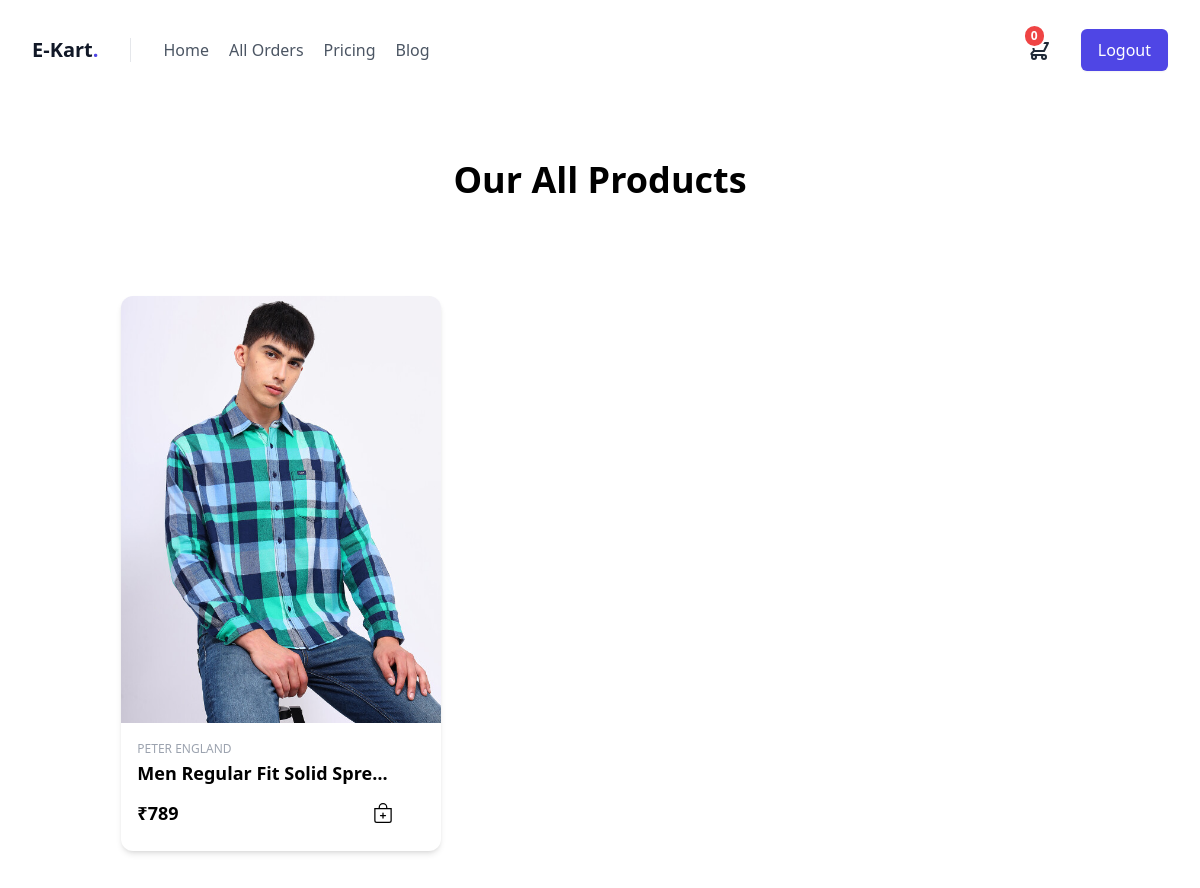
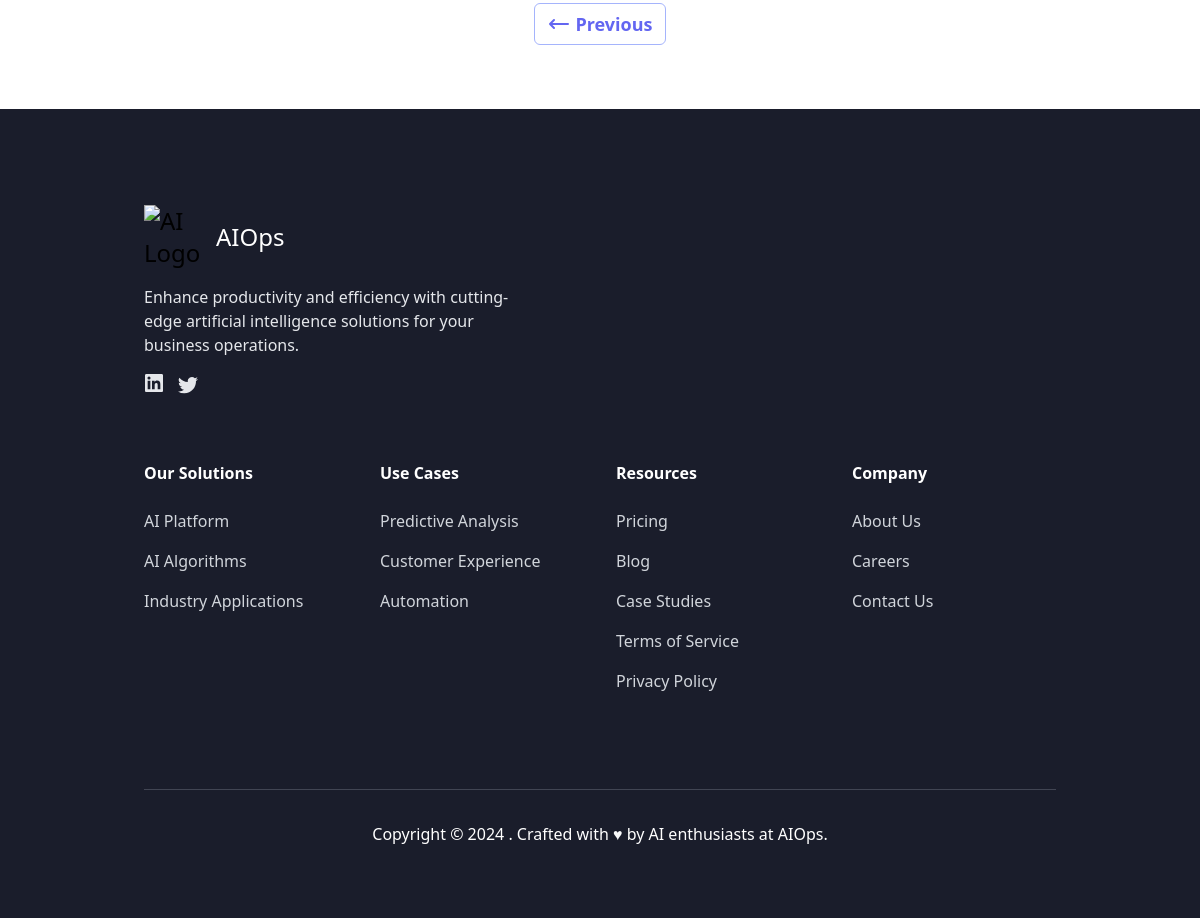
Page /index/?page=2 on the committed database (2 pictures, top to bottom).
### store/models.py (models this page shows, shortened)
class BaseModel(models.Model):
    created_date=models.DateTimeField(auto_now_add=True)
    updated_date=models.DateTimeField(auto_now=True)
    is_active=models.BooleanField(default=True)

class Product(BaseModel):
    title=models.CharField(max_length=200)
    description=models.TextField()
    price=models.PositiveIntegerField()
    picture=models.ImageField(upload_to="product_images",null=True,blank=True)
    brand_object=models.ForeignKey(Brand,on_delete=models.CASCADE)
    category_object=models.ForeignKey(Category,on_delete=models.CASCADE)
    size_objects=models.ManyToManyField(Size)
    tag_objects=models.ManyToManyField(Tag)
    color=models.CharField(max_length=200)

class Brand(BaseModel):
    name=models.CharField(max_length=200)
    def __str__(self):
        return self.name

### store/views.py (the view)
# urls.py: path("index/",views.ProductListView.as_view(),name="index"),
class ProductListView(View):
    template_name="index.html"
    def get(self,request,*args,**kwargs):
        qs=Product.objects.all()
        paginator=Paginator(qs,6)
        page_number=request.GET.get("page")
        page_obj=paginator.get_page(page_number)
        return render(request,self.template_name,{"page_obj":page_obj,"books":qs})
    """
    Current Page Number : ?page={{page_obj.number}}

    Next Page Number: ?page={{page_obj.next_page_number}}

    Previous Page Number : ?page={{page_obj.previous_page_number}}

    Last Page Number : ?page={{page_obj.paginator.num_pages}}

    """

### store/context_processors.py (called while the page is built)
def cart_count_context(request):
    count=0
    if request.user.is_authenticated:
        count=BasketItem.objects.filter(basket_object=request.user.cart,is_order_placed=False).count()
    return {"item_count":count}

### store/templates/index.html (shortened to what this page needs)
{%extends 'user.base.html'%}
{%block main_block%}
<div class="text-center p-10">
  <h1 class="font-bold text-4xl mb-4">Our All Products</h1>
</div>
<section id="Projects"
  class="w-3/4 mx-auto grid grid-cols-1 lg:grid-cols-3 md:grid-cols-2 justify-items-center justify-center gap-y-20 gap-x-14 mt-10 mb-5">
     {%for p in page_obj%}
  <div class="w-80 bg-white shadow-md rounded-xl duration-500 hover:scale-105 hover:shadow-xl">
      <a href="{%url 'product-detail' p.id%}">
          {%if p.picture%}
          <img src="{{p.picture.url}}"
                  alt="Product" class="object-cover rounded-t-xl" style="max-height: auto; max-width: 100%;" />
          {%else%}
          <img src="https://images.unsplash.com/photo-1646753522408-077ef9839300?ixlib=rb-1.2.1&ixid=MnwxMjA3fDB8MHxwcm9maWxlLXBhZ2V8NjZ8fHxlbnwwfHx8fA%3D%3D&auto=format&fit=crop&w=500&q=60"
                  alt="Product" class="h-80 w-72 object-cover rounded-t-xl" />
          {%endif%}
          <div class="px-4 py-3 w-72">
              <span class="text-gray-400 mr-3 uppercase text-xs">{{p.brand_object}}</span>
              <p class="text-lg font-bold text-black truncate block capitalize">{{p.title}}</p>
              <div class="flex items-center">
                  <p class="text-lg font-semibold text-black cursor-auto my-3">₹{{p.price}}</p>
                  <div class="ml-auto"></div>
              </div>
          </div>
      </a>
  </div>
  {%endfor%}
</section>
  <div class="flex justify-center gap-2 mt-10">
    {%if page_obj.has_previous%}
    <a href="?page={{page_obj.previous_page_number}}"
        class="inline-flex items-center border border-indigo-300 px-3 py-1.5 rounded-md text-indigo-500 hover:bg-indigo-50">
        <svg xmlns="http://www.w3.org/2000/svg" fill="none" viewBox="0 0 24 24" stroke="currentColor" class="h-6 w-6">
            <path stroke-linecap="round" stroke-linejoin="round" stroke-width="2" d="M7 16l-4-4m0 0l4-4m-4 4h18">
            </path>
        </svg>
        <span class="ml-1 font-bold text-lg">Previous</span>
    </a>
    {%endif%}
</div>
{%endblock%}

### rows in the picture
Product: picture (picture), brand_object "PETER ENGLAND", title "Men Regular Fit Solid Spre…", price "789"

### other values in the picture
{{ item_count }} "0"
